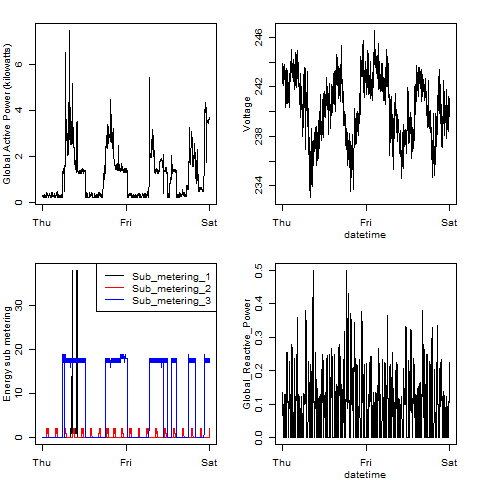

Here is the R script that generated this plot:
# Share the energy consumption read code in all 4 plots, check "readData.r" to see how it is read
source("readData.R")

# Import plot function
source("plotFunctions.R")

# Set locale to English to output short day names in x axis of the plot in English
Sys.setlocale("LC_ALL", "English") 

# Read required columns from file
household_power_cons <- createDateTimeColumn(readHouseholdPowerConsumptionData())

# Open png device
png(filename = "plot4.png")

# Split plot area to 4 cells
par(mfrow=c(2,2), mar= c(3,3,2,2), mgp=c(2,1,0))

# Create plots
plotActivePower(household_power_cons)
plotVoltage(household_power_cons)
plotSubMeterings(household_power_cons)
plotReactivePower(household_power_cons)

# Close png device
dev.off()

# Cleanup the workspace
remove(columns_to_read)
remove(household_power_cons)
